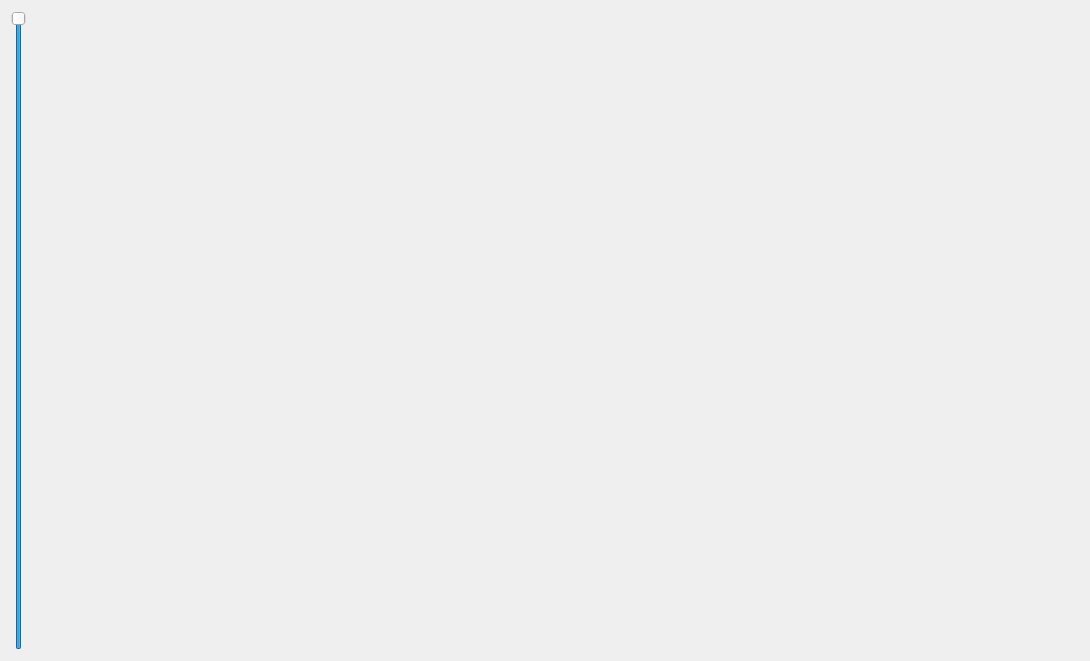
<?xml version="1.0" encoding="UTF-8"?>
<ui version="4.0">
 <class>MainWindow</class>
 <widget class="QMainWindow" name="MainWindow">
  <property name="geometry">
   <rect>
    <x>0</x>
    <y>0</y>
    <width>1090</width>
    <height>661</height>
   </rect>
  </property>
  <property name="windowTitle">
   <string>MainWindow</string>
  </property>
  <widget class="QWidget" name="centralWidget">
   <layout class="QHBoxLayout" name="horizontalLayout">
    <item>
     <widget class="QSlider" name="verticalSlider">
      <property name="sliderPosition">
       <number>99</number>
      </property>
      <property name="orientation">
       <enum>Qt::Vertical</enum>
      </property>
     </widget>
    </item>
    <item>
     <widget class="GLWidget" name="widget" native="true"/>
    </item>
   </layout>
  </widget>
 </widget>
 <layoutdefault spacing="6" margin="11"/>
 <customwidgets>
  <customwidget>
   <class>GLWidget</class>
   <extends>QWidget</extends>
   <header location="global">glwidget.h</header>
   <container>1</container>
   <slots>
    <slot>subdivide()</slot>
    <slot>attract()</slot>
    <slot>save()</slot>
    <slot>stop()</slot>
    <slot>reset()</slot>
    <slot>brainSliderChanged(int)</slot>
    <slot>stuffSliderChanged(int)</slot>
   </slots>
  </customwidget>
 </customwidgets>
 <resources/>
 <connections>
  <connection>
   <sender>verticalSlider</sender>
   <signal>valueChanged(int)</signal>
   <receiver>widget</receiver>
   <slot>stuffSliderChanged(int)</slot>
   <hints>
    <hint type="sourcelabel">
     <x>24</x>
     <y>198</y>
    </hint>
    <hint type="destinationlabel">
     <x>145</x>
     <y>190</y>
    </hint>
   </hints>
  </connection>
 </connections>
</ui>
